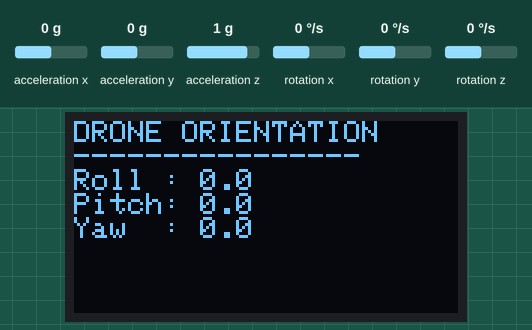
Simulated run of this sketch. Board: ESP32. On the bench: 128×64 one-colour display. Wiring (inferred from the names in the program): MPU-6050 motion sensor at I2C address 0x68. The test bench sets the inputs (shaded band); at power-on: acceleration x 0 g, acceleration y 0 g, rotation x 0 °/s, acceleration z 1 g, rotation y 0 °/s, rotation z 0 °/s. What the sketch prints to the serial monitor is not drawn.

Above: at 4.1 s.
4.2 s: acceleration x set to -1.4 g
At 4.38 s:
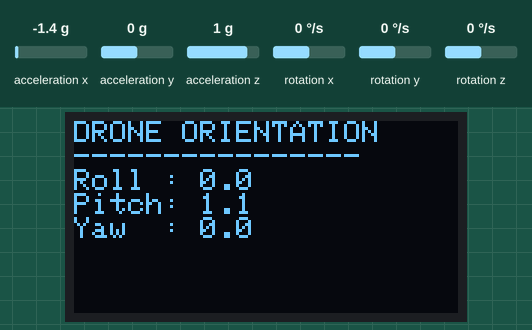
5.7 s: acceleration y set to -1.4 g
At 5.82 s:
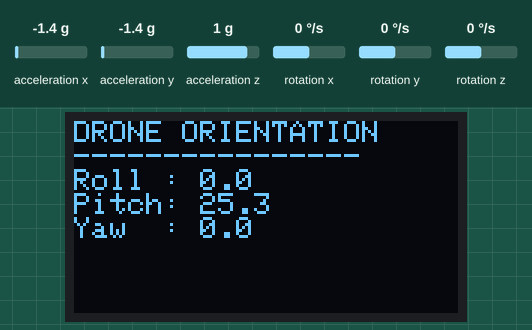
7.4 s: rotation x set to 12 °/s
At 7.52 s:
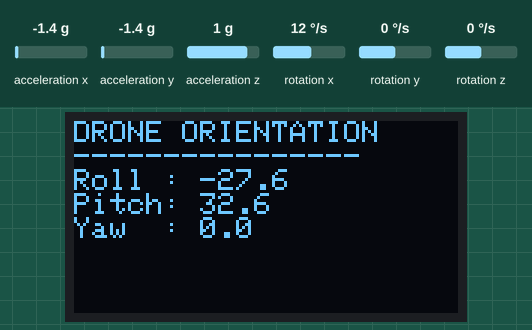
9.1 s: acceleration z set to -1.4 g
At 9.47 s:
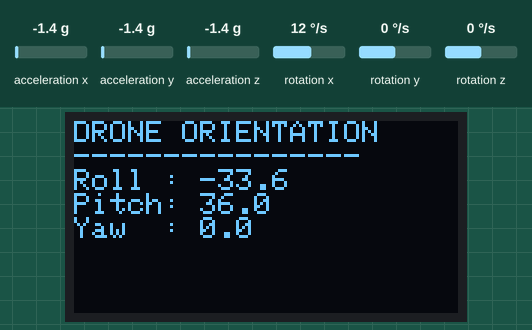
10.8 s: rotation y set to -192 °/s
At 11.0 s:
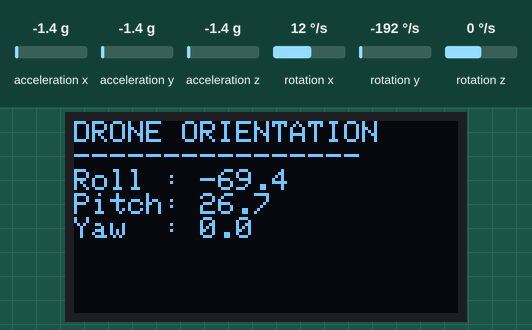
12.3 s: rotation z set to -192 °/s
At 12.54 s:
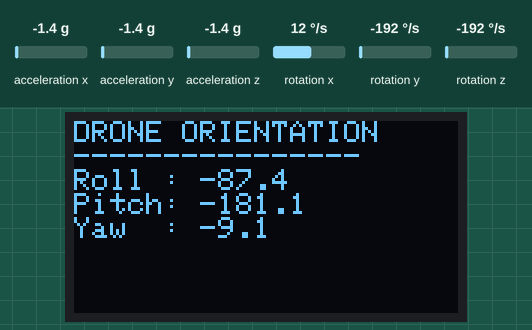
Timing chart, 0 to 14.8 s (numbered marks = the images above; inputs shaded):
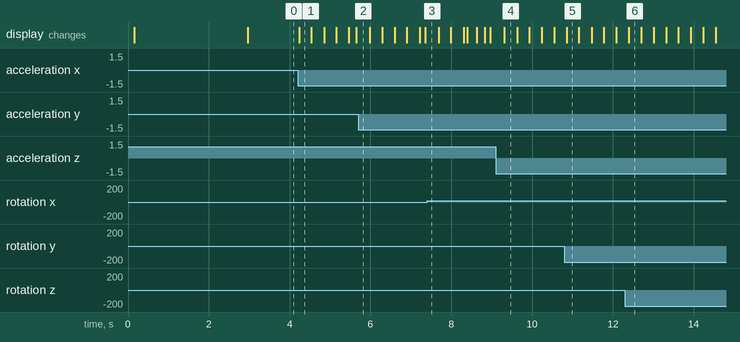

The sketch:

flightcontroller.ino
```cpp
#include <Wire.h>
#include <Adafruit_GFX.h>
#include <Adafruit_SSD1306.h>
#include <math.h>

#define SDA_PIN 13
#define SCL_PIN 14

#define MPU_ADDR 0x68
#define SCREEN_WIDTH 128
#define SCREEN_HEIGHT 64
#define OLED_ADDR 0x3C

Adafruit_SSD1306 display(
  SCREEN_WIDTH, SCREEN_HEIGHT, &Wire, -1
);

float roll = 0, pitch = 0, yaw = 0;
float gyroZBias = 0;
unsigned long lastTime;

bool writeMPU(byte reg, byte value) {
  Wire.beginTransmission(MPU_ADDR);
  Wire.write(reg);
  Wire.write(value);
  return Wire.endTransmission() == 0;
}

bool readMPU(int16_t &ax, int16_t &ay, int16_t &az,
             int16_t &gx, int16_t &gy, int16_t &gz) {
  Wire.beginTransmission(MPU_ADDR);
  Wire.write(0x3B);
  if (Wire.endTransmission(false) != 0) return false;

  if (Wire.requestFrom((uint8_t)MPU_ADDR,
                       (size_t)14, true) != 14) return false;

  ax = (int16_t)((Wire.read() << 8) | Wire.read());
  ay = (int16_t)((Wire.read() << 8) | Wire.read());
  az = (int16_t)((Wire.read() << 8) | Wire.read());

  Wire.read(); Wire.read(); // Temperature

  gx = (int16_t)((Wire.read() << 8) | Wire.read());
  gy = (int16_t)((Wire.read() << 8) | Wire.read());
  gz = (int16_t)((Wire.read() << 8) | Wire.read());

  return true;
}

void setup() {
  Serial.begin(115200);
  Wire.begin(SDA_PIN, SCL_PIN);
  Wire.setClock(100000);

  delay(100);

  if (!writeMPU(0x6B, 0x00)) {
    Serial.println("ERROR: MPU6050 not found");
    while (true) delay(100);
  }

  writeMPU(0x1B, 0x00); // Gyro +/-250 degrees/sec
  writeMPU(0x1C, 0x00); // Accelerometer +/-2g

  if (!display.begin(SSD1306_SWITCHCAPVCC, OLED_ADDR)) {
    Serial.println("ERROR: OLED not found at 0x3C");
    while (true) delay(100);
  }

  display.clearDisplay();
  display.setTextColor(SSD1306_WHITE);
  display.setTextSize(1);
  display.setCursor(0, 0);
  display.println("Keep IMU still...");
  display.println("Calibrating gyro");
  display.display();

  // Estimate gyro Z bias. Keep sensor completely still.
  long sumZ = 0;
  int16_t ax, ay, az, gx, gy, gz;
  int samples = 0;

  for (int i = 0; i < 500; i++) {
    if (readMPU(ax, ay, az, gx, gy, gz)) {
      sumZ += gz;
      samples++;
    }
    delay(4);
  }

  if (samples > 0) gyroZBias = (float)sumZ / samples;

  // Initial roll/pitch from accelerometer
  if (readMPU(ax, ay, az, gx, gy, gz)) {
    roll = atan2((float)ay, (float)az) * 180.0 / PI;
    pitch = atan2(-(float)ax,
             sqrt((float)ay * ay + (float)az * az))
             * 180.0 / PI;
  }

  yaw = 0;
  lastTime = micros();

  Serial.println("roll,pitch,yaw");
}

void loop() {
  int16_t ax, ay, az, gx, gy, gz;

  if (!readMPU(ax, ay, az, gx, gy, gz)) {
    delay(20);
    return;
  }

  unsigned long now = micros();
  float dt = (now - lastTime) / 1000000.0;
  lastTime = now;

  if (dt <= 0 || dt > 0.2) return;

  // Accelerometer orientation
  float accRoll = atan2((float)ay, (float)az)
                  * 180.0 / PI;

  float accPitch = atan2(-(float)ax,
                    sqrt((float)ay * ay + (float)az * az))
                    * 180.0 / PI;

  // Gyroscope scale: 131 raw units per degree/second
  float gyroRollRate = gx / 131.0;
  float gyroPitchRate = gy / 131.0;
  float gyroYawRate = (gz - gyroZBias) / 131.0;

  // Complementary filter: gyro + accelerometer
  roll = 0.98 * (roll + gyroRollRate * dt)
       + 0.02 * accRoll;

  pitch = 0.98 * (pitch + gyroPitchRate * dt)
        + 0.02 * accPitch;

  // Yaw is gyro-integrated and will drift over time
  yaw += gyroYawRate * dt;

  // CSV data for browser: one line per reading
  Serial.print(roll, 2);
  Serial.print(",");
  Serial.print(pitch, 2);
  Serial.print(",");
  Serial.println(yaw, 2);

  // OLED display
  display.clearDisplay();
  display.setTextSize(1);
  display.setCursor(0, 0);
  display.println("DRONE ORIENTATION");
  display.println("----------------");

  display.print("Roll : ");
  display.println(roll, 1);

  display.print("Pitch: ");
  display.println(pitch, 1);

  display.print("Yaw  : ");
  display.println(yaw, 1);

  display.display();

  delay(20);
}
```

Measured:
- after the input at 4.2 s, the display: changes at once (image 1)
